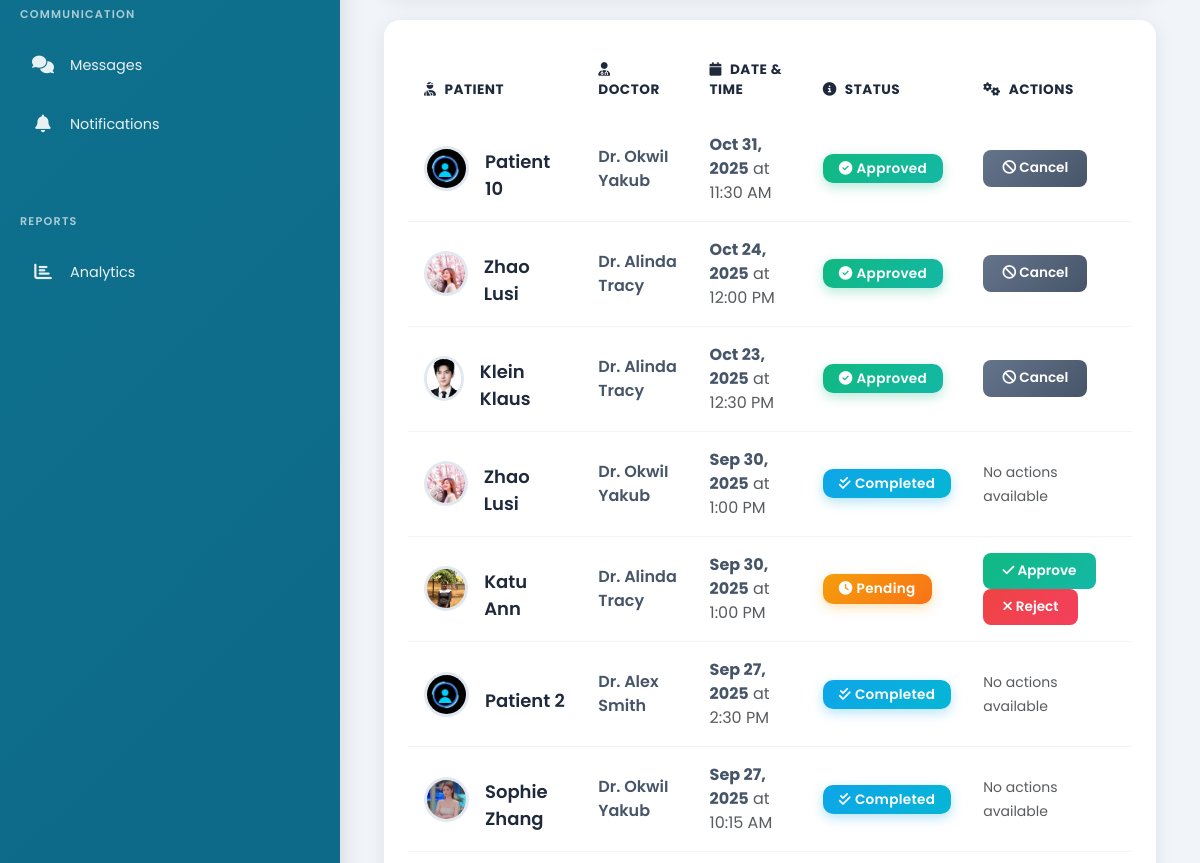
The app's page /receptionist/appointments/ (signed in, middle part), older data.
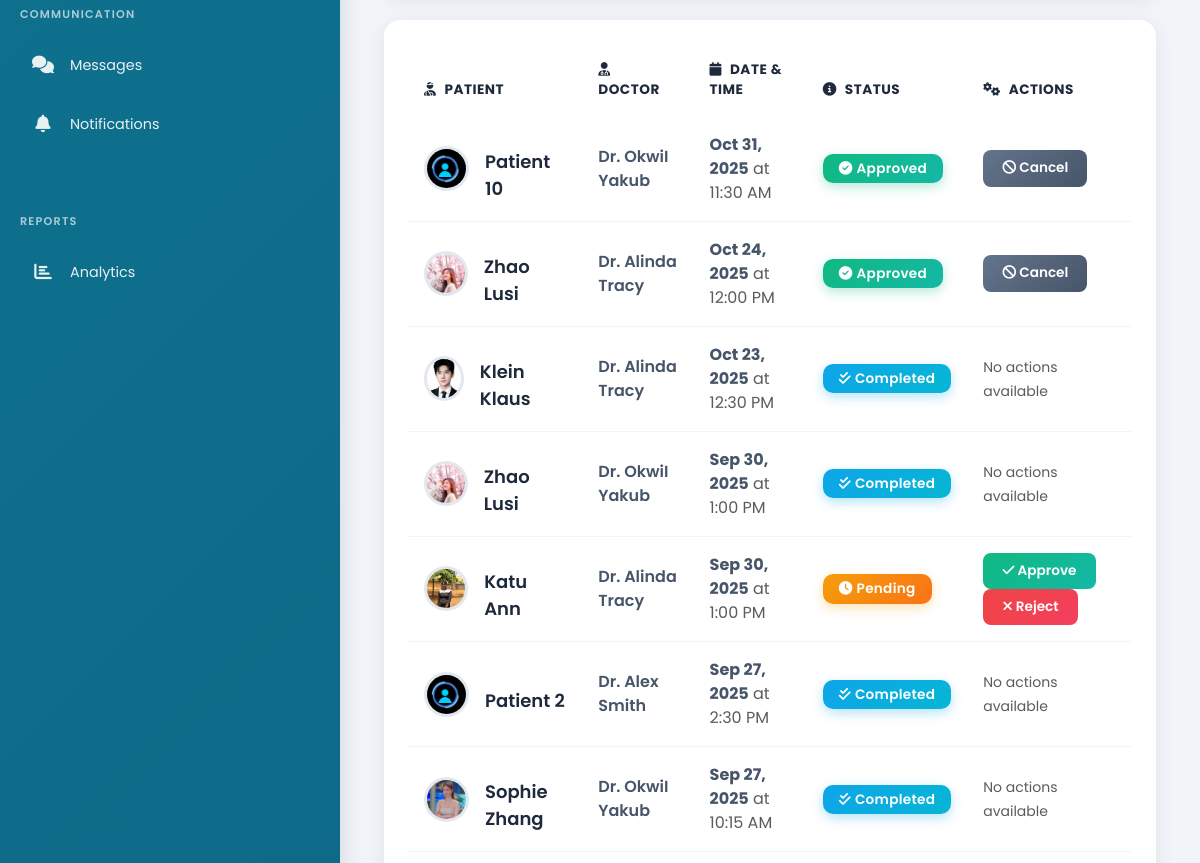
The same page, newer data.
### patients/models.py (models this page shows, shortened)
class Appointment(models.Model):
    STATUS_CHOICES = (
        ('Pending', 'Pending'), ('Approved', 'Approved'), ('Rejected', 'Rejected'),
        ('Completed', 'Completed'), ('Cancelled', 'Cancelled'),
    )
    patient = models.ForeignKey(PatientProfile, on_delete=models.CASCADE)
    doctor = models.ForeignKey(DoctorProfile, on_delete=models.PROTECT) # Protect doctor from deletion if they have appointments
    appointment_date = models.DateField()
    appointment_time = models.TimeField()
    reason = models.TextField()
    status = models.CharField(max_length=20, choices=STATUS_CHOICES, default='Pending')
    attachment = models.FileField(upload_to=get_appointment_attachment_path, null=True, blank=True)
    created_by = models.ForeignKey(settings.AUTH_USER_MODEL, on_delete=models.SET_NULL, null=True, related_name='created_appointments')
    created_at = models.DateTimeField(auto_now_add=True)
    updated_at = models.DateTimeField(auto_now=True)

class PatientProfile(models.Model):
    GENDER_CHOICES = (('Male', 'Male'), ('Female', 'Female'), ('Other', 'Other'))
    BLOOD_GROUP_CHOICES = (
        ('A+', 'A+'), ('A-', 'A-'), ('B+', 'B+'), ('B-', 'B-'),
        ('AB+', 'AB+'), ('AB-', 'AB-'), ('O+', 'O+'), ('O-', 'O-'),
    )
    user = models.OneToOneField(User, on_delete=models.CASCADE, related_name='patientprofile')
    profile_picture = models.ImageField(upload_to=get_patient_image_path, null=True, blank=True, default='static/profile_pictures/default.jpeg')
    date_of_birth = models.DateField(null=True, blank=True)
    gender = models.CharField(max_length=10, choices=GENDER_CHOICES, null=True, blank=True)
    address = models.TextField(max_length=500, null=True, blank=True)
    blood_group = models.CharField(max_length=3, choices=BLOOD_GROUP_CHOICES, null=True, blank=True)
    emergency_contact_name = models.CharField(max_length=100, null=True, blank=True)
    emergency_contact_number = models.CharField(max_length=20, null=True, blank=True)
    medical_history = models.TextField(null=True, blank=True, help_text="Allergies, chronic conditions, etc.")
    insurance_provider = models.CharField(max_length=100, null=True, blank=True)
    insurance_policy_number = models.CharField(max_length=100, null=True, blank=True)

### doctors/models.py (models this page shows)
class DoctorProfile(models.Model):
    user = models.OneToOneField(User, on_delete=models.CASCADE, related_name='doctorprofile')
    profile_picture = models.ImageField(upload_to=get_doctor_image_path, null=True, blank=True, default='profile_pictures/default.jpeg')
    specialization = models.CharField(max_length=100)
    department = models.ForeignKey(Department, on_delete=models.SET_NULL, null=True, blank=True)
    license_number = models.CharField(max_length=100, unique=True, null=True, blank=True)
    years_of_experience = models.PositiveIntegerField(default=0)
    availability = models.TextField(blank=True, null=True, help_text="e.g., Mon-Fri, 9am-5pm")
    def __str__(self):
        return f"Dr. {self.user.first_name} {self.user.last_name}"

### receptionist/views.py (the view)
# urls.py: path('appointments/', views.appointment_list_view, name='appointment_list'),
@login_required
@receptionist_required
def appointment_list_view(request):
    appointment_list = Appointment.objects.all().select_related('patient__user', 'doctor__user').order_by('-appointment_date', '-appointment_time')
    appointment_filter = AppointmentFilter(request.GET, queryset=appointment_list)
    context = {
        'filter': appointment_filter,
        'appointments': appointment_filter.qs,
    }
    return render(request, 'receptionist/appointment_list.html', context)

### accounts/templatetags/profile_tags.py (called while the page is built)
@register.simple_tag
def get_profile_image_url(user):
    try:
        if hasattr(user, 'doctorprofile') and user.doctorprofile.profile_picture:
            return user.doctorprofile.profile_picture.url
        elif hasattr(user, 'patientprofile') and user.patientprofile.profile_picture:
            return user.patientprofile.profile_picture.url
        elif hasattr(user, 'receptionistprofile') and user.receptionistprofile.profile_picture:
            return user.receptionistprofile.profile_picture.url
    except (AttributeError, ValueError):
        pass
    return '/static/profile_pictures/default.jpeg'

@register.simple_tag
def get_user_initials(user):
    if user.first_name and user.last_name:
        return f"{user.first_name[0]}{user.last_name[0]}".upper()
    elif user.first_name:
        return user.first_name[0].upper()
    elif user.username:
        return user.username[0].upper()
    return "U"

### notifications/context_processors.py (called while the page is built)
def unread_notifications(request):
    if request.user.is_authenticated:
        count = Notification.objects.filter(recipient=request.user, is_read=False).count()
        return {'unread_notifications_count': count}
    return {}

### templates/receptionist/appointment_list.html (shortened to what the changed rows need)
{% extends 'base_receptionist.html' %}
{% block content %}
<div class="appointments-wrapper">
    <div class="container-fluid">
        <div class="table-container">
            <div class="table-responsive">
                <table class="appointments-table table table-hover">
                    <thead>
                        <tr>
                            <th><i class="fas fa-user-injured me-2"></i>Patient</th>
                            <th><i class="fas fa-user-md me-2"></i>Doctor</th>
                            <th><i class="fas fa-calendar me-2"></i>Date & Time</th>
                            <th><i class="fas fa-info-circle me-2"></i>Status</th>
                            <th><i class="fas fa-cogs me-2"></i>Actions</th>
                        </tr>
                    </thead>
                    <tbody>
                        {% for appt in appointments %}
                        <tr>
                            <td>
                                <div class="patient-cell">
                                    {% if appt.patient.profile_picture %}
                                        <img src="{{ appt.patient.profile_picture.url }}" alt="{{ appt.patient.user.get_full_name }}" class="patient-avatar">
                                    {% else %}
                                        <div class="patient-avatar" style="background: linear-gradient(135deg, #0284C7, #0EA5E9); display: flex; align-items: center; justify-content: center; color: white; font-weight: 700; font-size: 1.1rem;">
                                            {{ appt.patient.user.first_name|first }}{{ appt.patient.user.last_name|first }}
                                        </div>
                                    {% endif %}
                                    <div class="patient-info">
                                        <span class="patient-name">{{ appt.patient.user.get_full_name }}</span>
                                    </div>
                                </div>
                            </td>
                            <td class="doctor-name">{{ appt.doctor }}</td>
                            <td>
                                <strong>{{ appt.appointment_date|date:"M d, Y" }}</strong>
                                <span class="text-muted">at {{ appt.appointment_time|time:"g:i A" }}</span>
                            </td>
                            <td>
                                {% if appt.status == 'Approved' %}
                                    <span class="badge bg-success">
                                        <i class="fas fa-check-circle me-1"></i>{{ appt.status }}
                                    </span>
                                {% elif appt.status == 'Pending' %}
                                    <span class="badge bg-warning">
                                        <i class="fas fa-clock me-1"></i>{{ appt.status }}
                                    </span>
                                {% elif appt.status == 'Completed' %}
                                    <span class="badge bg-info">
                                        <i class="fas fa-check-double me-1"></i>{{ appt.status }}
                                    </span>
                                {% else %}
                                    <span class="badge bg-danger">
                                        <i class="fas fa-times-circle me-1"></i>{{ appt.status }}
                                    </span>
                                {% endif %}
                            </td>
                            <td>
                                {% if appt.status == 'Pending' %}
                                    <a href="{% url 'receptionist:update_appointment_status' appt.pk 'Approved' %}"
                                       class="action-btn btn-approve" title="Approve">
                                        <i class="fas fa-check"></i> Approve
                                    </a>
                                    <a href="{% url 'receptionist:update_appointment_status' appt.pk 'Rejected' %}"
                                       class="action-btn btn-reject" title="Reject">
                                        <i class="fas fa-times"></i> Reject
                                    </a>
                                {% elif appt.status == 'Approved' %}
                                    <a href="{% url 'receptionist:cancel_appointment' appt.pk %}"
                                       class="action-btn btn-cancel-appt" title="Cancel Appointment">
                                        <i class="fas fa-ban"></i> Cancel
                                    </a>
                                {% else %}
                                    <span class="text-muted small">No actions available</span>
                                {% endif %}
                            </td>
                        </tr>
                        {% endfor %}
                    </tbody>
                </table>
            </div>
        </div>
    </div>
</div>
{% endblock %}

Row changes from the older to the newer data that the page shows:
changed Appointment "Oct 23, 2025": status "Approved" → "Completed"; status "Cancel" → "No actions available"
